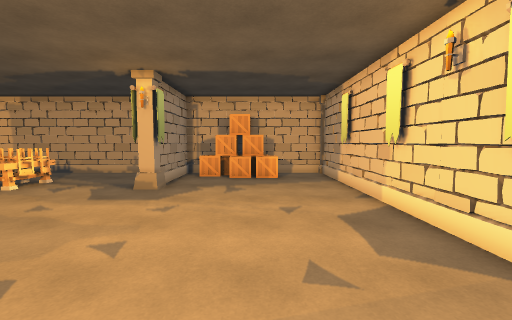
[1] (above)

21 first-person views from a walk through a scene from a Unity 3-D project. The camera is 1.5 m above the floor, tilts 4° down and sees 90° across. The floor is counted in squares, 1 m on a side. Each view is taken from the middle of a square. On the plan, view 1 faces up. The plan holds only what a view shows up to about 13 squares ahead; the rest is blank. The player is left out. Some animated figures are left out.

[2]
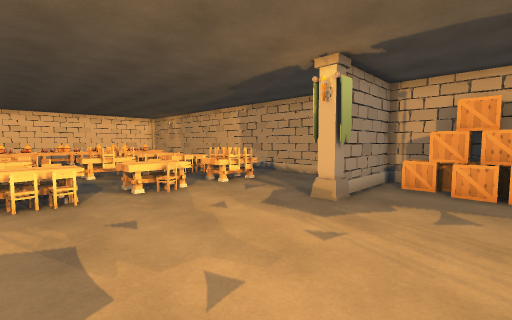

[3]
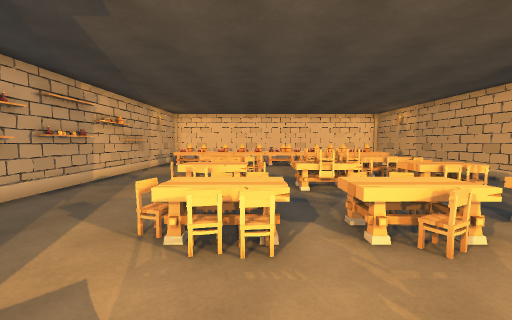

[4]
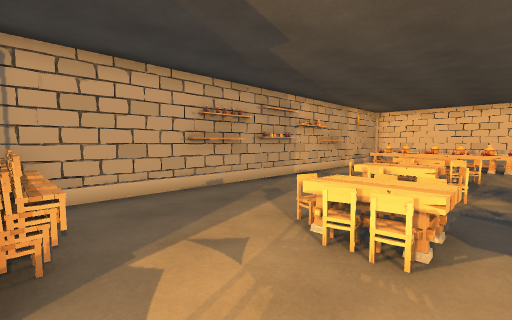

[5]
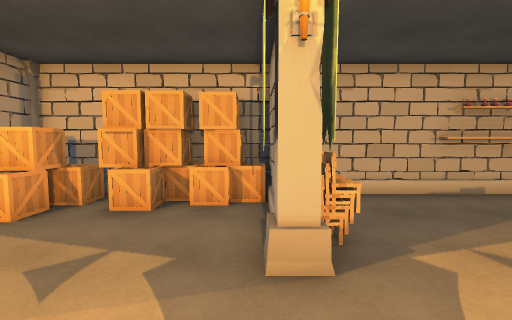

[6]
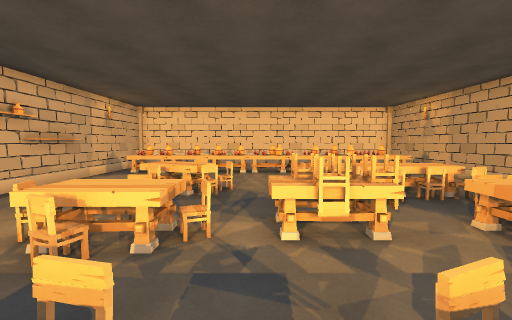

[7]
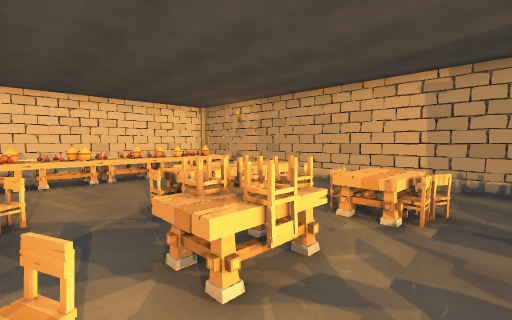

[8]
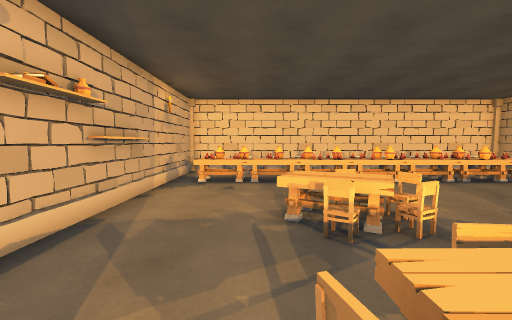

[9]
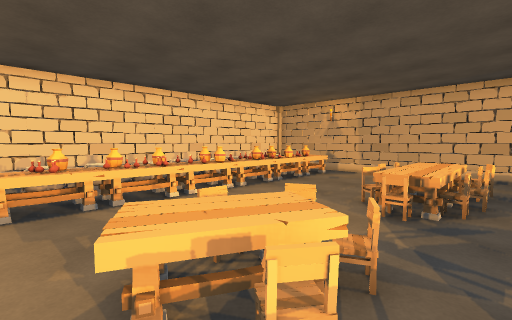

[10]
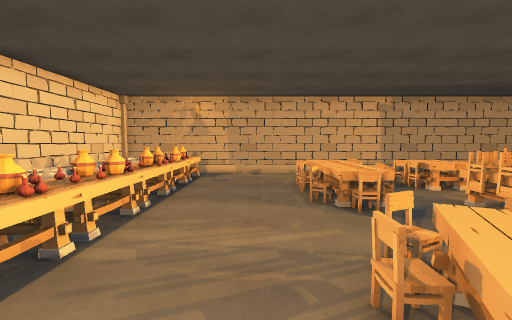

[11]
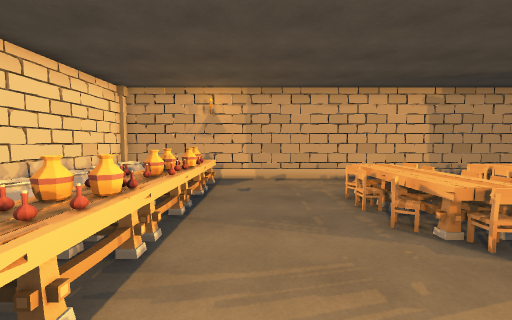

[12]
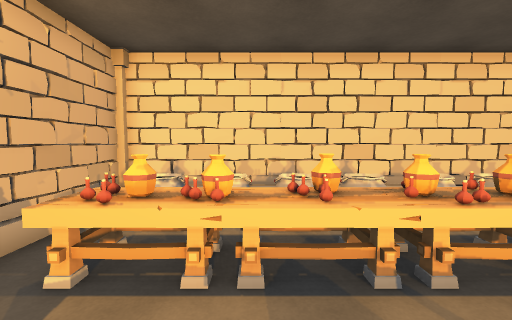

[13]
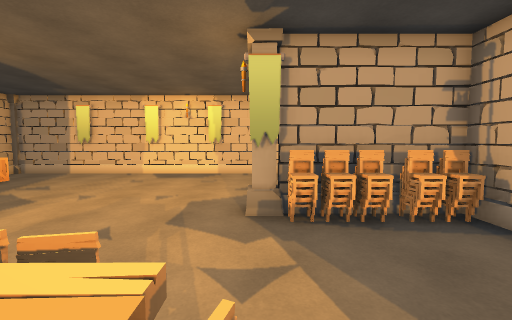

[14]
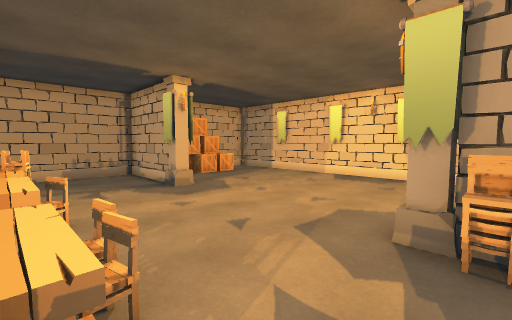

[15]
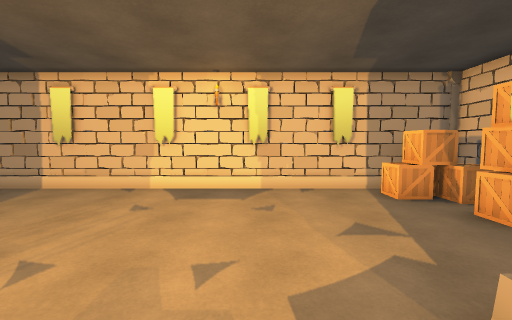

[16]
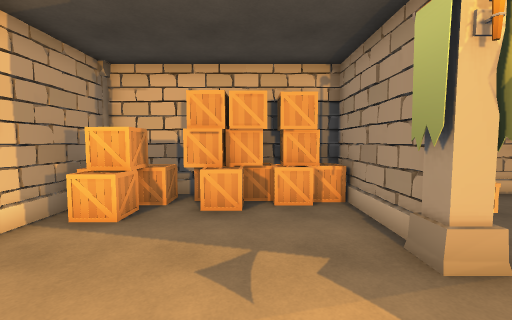

[17]
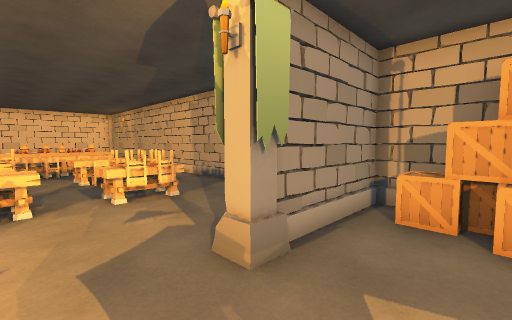

[18]
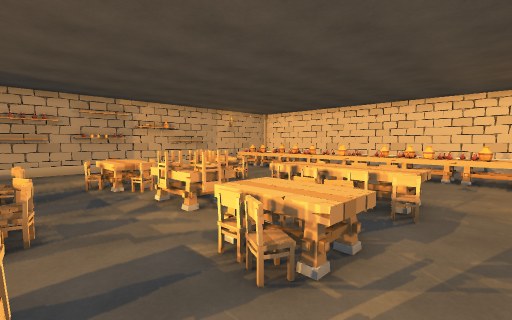

[19]
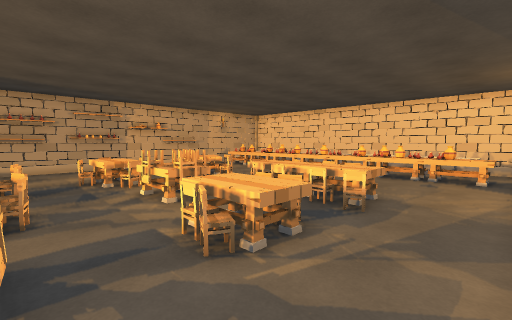

[20]
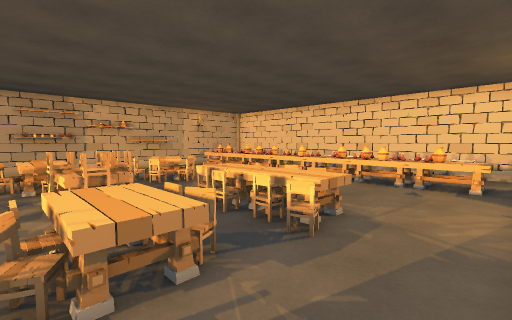

[21]
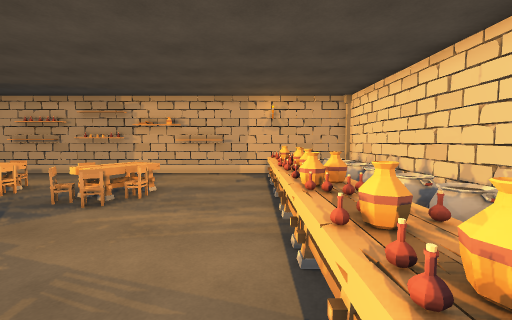

### Floor plan
Key: @ floor where view 1 was taken; # wall or solid block; . floor; = window, fence, low wall or low ledge; ^ raised ledge; B box; T table; C column; H chair; L bottle; O other object.
Columns run from 25 left of view 1 to 4 right of it. Each row starts with its distance up from view 1.
 13 #############################
 12 #....................#.BBB..#
 11 ##^.T................#.BBBB.##
 10 ##^.O......H.........#.......#
  9  #^.O....TH.HOH.TT...#......##
  8  #^.L...HHT..TH.TT...CC.....#
  7  #=.L....HHH................#
  6  #^.O....TT.TT..OOH.........##
  5  #^.T....H..TT..HT...........#
  4  #^.L.......TT..............##
  3  #=.O....HH..H..HTH.........##
  2  #^OL...HTT.HT..HTH..........#
  1  #^.O...TTH..TH..H...CC......#
  0  #=.O........H.......H...@..##
 -1 ##^.O................H.....B#
 -2 ##^.O................H.B.BBB#
 -3 C......##...##.##....HBBBBBB#
 -4 CC###########################

Positions as (right, up) in squares from view 1, and headings:
1: (0, 0), facing up
2: (0, 2), facing up-left
3: (-4, 3), facing left
4: (-4, 4), facing down-left
5: (-3, 4), facing down
6: (-8, 4), facing left
7: (-10, 3), facing up-left
8: (-11, 0), facing left
9: (-14, 0), facing up-left
10: (-18, 0), facing up
11: (-19, 2), facing up
12: (-18, 0), facing left
13: (-9, 1), facing right
14: (-8, 0), facing up-right
15: (-5, 3), facing right
16: (-1, 4), facing down
17: (-1, 6), facing up-left
18: (-9, 11), facing down-left
19: (-9, 12), facing down-left
20: (-11, 12), facing down-left
21: (-20, 9), facing down
